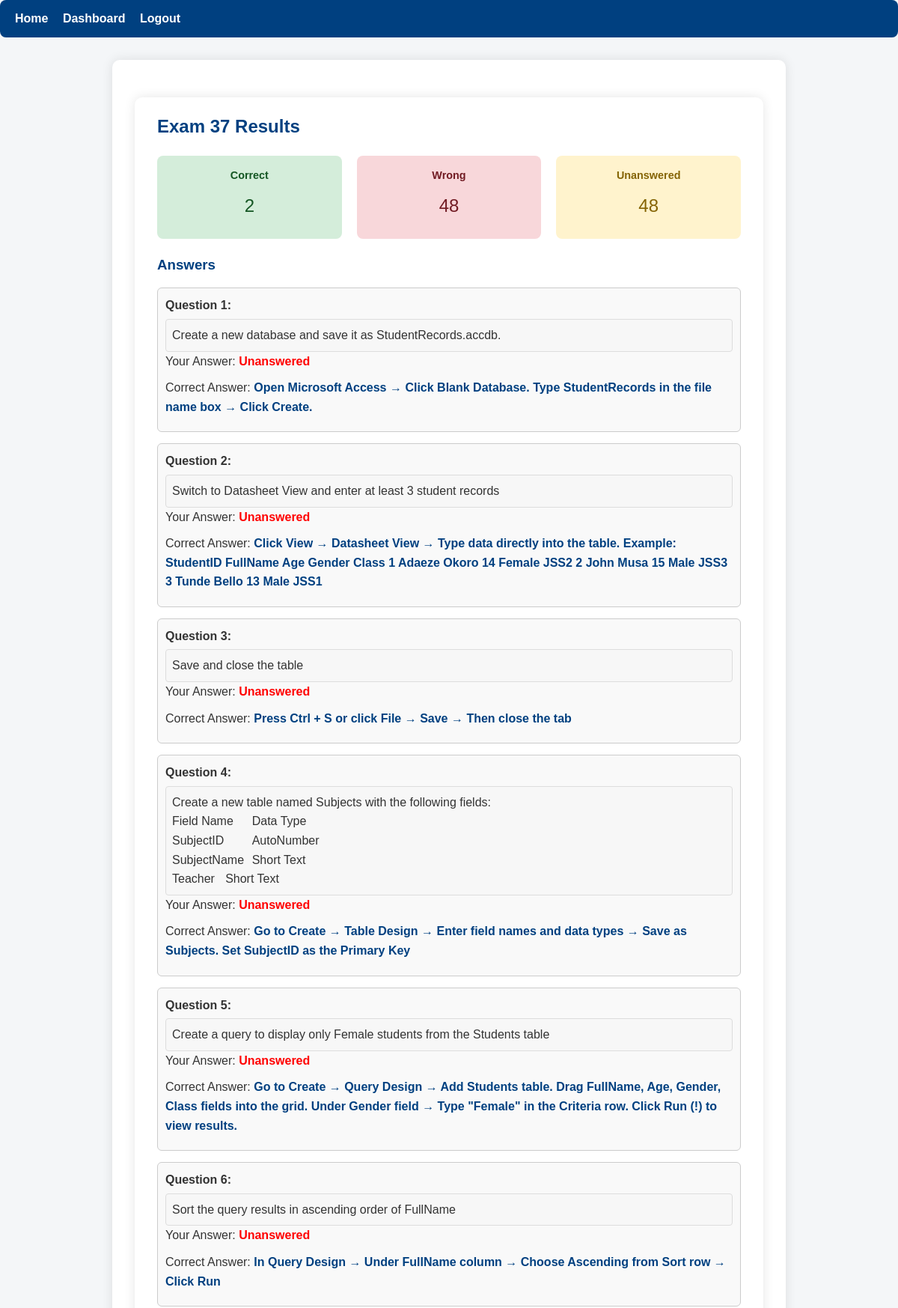
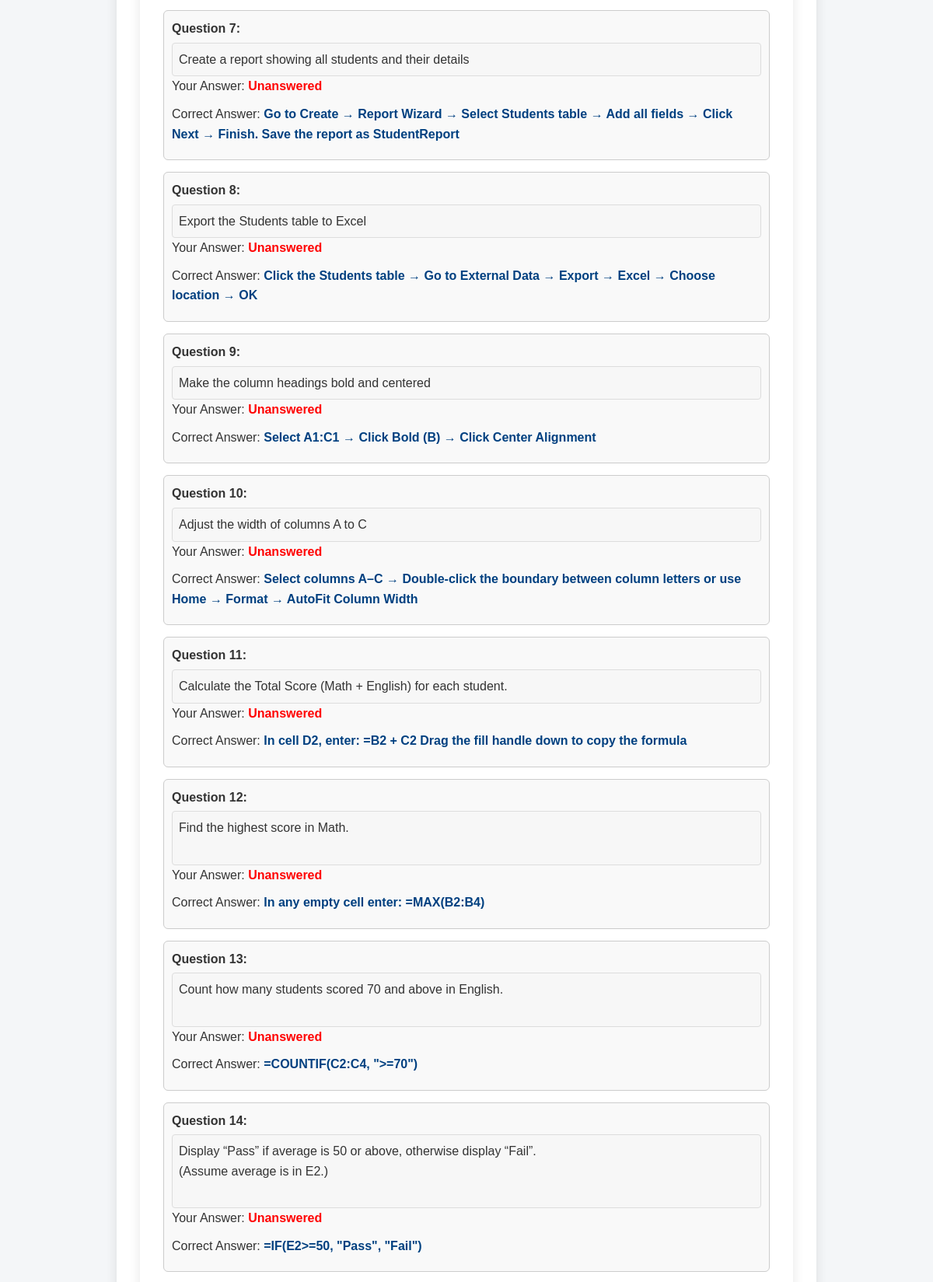
Page /results/37 (signed in, upper part) on the committed database (2 pictures, top to bottom).
### app.py (models this page shows)
class Exam(db.Model):
    __tablename__ = "exams"
    id = db.Column(db.Integer, primary_key=True)
    student_id = db.Column(db.Integer, db.ForeignKey("students.id"), nullable=False)
    start_time = db.Column(db.DateTime, default=datetime.utcnow)
    end_time = db.Column(db.DateTime)
    total_score = db.Column(db.Float, default=0)
    status = db.Column(db.String(20), default="active")
    duration_minutes = db.Column(db.Integer, default=30)
    created_at = db.Column(db.DateTime, default=datetime.utcnow)
    student = db.relationship("Student", backref="exams")

class Question(db.Model):
    __tablename__ = "questions"
    id = db.Column(db.Integer, primary_key=True)
    question_text = db.Column(db.Text, nullable=False)
    model_answer = db.Column(db.Text, nullable=False)
    created_at = db.Column(db.DateTime, default=datetime.utcnow)

### app.py (the view)
@app.route("/results/<int:exam_id>")
@login_required_student
def results_page(exam_id):
    exam = Exam.query.get_or_404(exam_id)
    if exam.student_id != session["student_id"]:
        abort(403)
    answers = ExamAnswer.query.filter_by(exam_id=exam_id).all()
    results = []
    for a in answers:
        q = Question.query.get(a.question_id)
        results.append({
            "question_id": q.id,
            "question_text": q.question_text,
            "student_answer": a.student_answer,
            "correct_answer": q.model_answer,  # use model_answer here
            "is_correct": a.is_correct,
            "score": a.score
        })
    return render_template("results.html", exam=exam, results=results)

### app.py (called while the page is built)
def login_required_student(f):
    @wraps(f)
    def decorated(*args, **kwargs):
        if "student_id" not in session:
            flash("Please log in to continue.", "warning")
            return redirect(url_for("login"))
        return f(*args, **kwargs)
    return decorated

### templates/results.html (shortened to what this page needs)
{% extends "base.html" %}
{% block content %}
<div class="container results-page">
    <h2>Exam {{ exam.id }} Results</h2>
    <div class="summary-container" style="display:flex; gap:20px; margin:20px 0;">
        <div class="summary-box correct-box" style="flex:1; background:#d4edda; color:#155724; padding:15px; border-radius:8px; text-align:center;">
            <p class="summary-title" style="font-weight:bold;">Correct</p>
            <p class="summary-value" style="font-size:24px; margin-top:5px;">
                {{ results|selectattr('is_correct', 'equalto', true)|list|length }}
            </p>
        </div>
        <div class="summary-box wrong-box" style="flex:1; background:#f8d7da; color:#721c24; padding:15px; border-radius:8px; text-align:center;">
            <p class="summary-title" style="font-weight:bold;">Wrong</p>
            <p class="summary-value" style="font-size:24px; margin-top:5px;">
                {{ results|selectattr('is_correct', 'equalto', false)|list|length }}
            </p>
        </div>
        <div class="summary-box unanswered-box" style="flex:1; background:#fff3cd; color:#856404; padding:15px; border-radius:8px; text-align:center;">
            <p class="summary-title" style="font-weight:bold;">Unanswered</p>
            <p class="summary-value" style="font-size:24px; margin-top:5px;">
                {{ results|selectattr('student_answer', 'equalto', '')|list|length }}
            </p>
        </div>
    </div>
    <h3>Answers</h3>
    <ul style="list-style:none; padding-left:0;">
        {% for r in results %}
        <li style="margin-bottom:15px; padding:10px; border-radius:6px; border:1px solid #ccc; background:#f9f9f9;">
            <p style="margin-bottom:5px; font-weight:bold;">Question {{ loop.index }}:</p>
            <pre style="white-space: pre-wrap; font-family:inherit; background:#f7f7f7; padding:8px; border-radius:4px; border:1px solid #ddd;">{{ r.question_text }}</pre>
            <p>Your Answer: <span style="font-weight:bold; color:{{ 'green' if r.is_correct else 'red' }};">{{ r.student_answer if r.student_answer else 'Unanswered' }}</span></p>
            <p>Correct Answer: <span style="font-weight:bold; color:#004080;">{{ r.correct_answer }}</span></p>
        </li>
        {% endfor %}
    </ul>
</div>
{% endblock %}

### static/css/style.css (style rules this page uses)
* { box-sizing: border-box; margin: 0; padding: 0; font-family: Arial, sans-serif; }
body { background-color: #f4f6f8; color: #333; line-height: 1.6; }
.container { max-width: 900px; margin: 30px auto; background-color: #fff; padding: 20px 30px; border-radius: 10px; box-shadow: 0 0 15px rgba(0,0,0,0.1); }
h1, h2, h3 { margin-bottom: 15px; color: #004080; }
p { margin-bottom: 10px; }
ul { list-style-type: none; margin: 10px 0; padding-left: 0; }
ul li { background-color: #e7f0ff; padding: 10px; margin-bottom: 8px; border-radius: 6px; }
.correct-box { background-color: #28a745; }
.wrong-box { background-color: #dc3545; }
.unanswered-box { background-color: #6c757d; }
.summary-title { font-size: 0.9rem; }
.summary-value { font-size: 1.5rem; margin-top:5px; }

### rows in the picture
Exam: id "37"
Question: question_text "Create a new database and save it as StudentRecords.accdb.", correct_answer "Open Microsoft Access → Click Blank Database. Type StudentRecords in the file name box → Click Create."
Question: question_text "Switch to Datasheet View and enter at least 3 student records", correct_answer "Click View → Datasheet View → Type data directly into the table. Example: StudentID FullName Age Gender Class 1 Adaeze Okoro 14 Female JSS2 2 John Musa 15 Male JSS3 3 Tunde Bello 13 Male JSS1"
Question: question_text "Save and close the table", correct_answer "Press Ctrl + S or click File → Save → Then close the tab"
Question: question_text "Create a new table named Subjects with the following fields: Field Name Data Type SubjectID AutoNumber SubjectName Short Text Teacher Short Text", correct_answer "Go to Create → Table Design → Enter field names and data types → Save as Subjects. Set SubjectID as the Primary Key"
Question: question_text "Create a query to display only Female students from the Students table", correct_answer "Go to Create → Query Design → Add Students table. Drag FullName, Age, Gender, Class fields into the grid. Under Gender field → Type \"Female\" in the Criteria row. Click Run (!) to view results."
Question: question_text "Sort the query results in ascending order of FullName", correct_answer "In Query Design → Under FullName column → Choose Ascending from Sort row → Click Run"
Question: question_text "Create a report showing all students and their details", correct_answer "Go to Create → Report Wizard → Select Students table → Add all fields → Click Next → Finish. Save the report as StudentReport"
Question: question_text "Export the Students table to Excel", correct_answer "Click the Students table → Go to External Data → Export → Excel → Choose location → OK"
Question: question_text "Make the column headings bold and centered", correct_answer "Select A1:C1 → Click Bold (B) → Click Center Alignment"
Question: question_text "Adjust the width of columns A to C", correct_answer "Select columns A–C → Double-click the boundary between column letters or use Home → Format → AutoFit Column Width"
Question: question_text "Calculate the Total Score (Math + English) for each student.", correct_answer "In cell D2, enter: =B2 + C2 Drag the fill handle down to copy the formula"
Question: question_text "Find the highest score in Math.", correct_answer "In any empty cell enter: =MAX(B2:B4)"
Question: question_text "Count how many students scored 70 and above in English.", correct_answer "=COUNTIF(C2:C4, \">=70\")"
Question: question_text "Display “Pass” if average is 50 or above, otherwise display “Fail”. (Assume average is in E2.)", correct_answer "=IF(E2>=50, \"Pass\", \"Fail\")"

### other values in the picture
{{ results|selectattr('is_correct', 'equalto', true)|list|length }} "2"
{{ results|selectattr('is_correct', 'equalto', false)|list|length }} "48"
{{ results|selectattr('student_answer', 'equalto', '')|list|length }} "48"
{{ r.student_answer if r.student_answer else 'Unanswered' }} "Unanswered" "Unanswered" "Unanswered" "Unanswered" "Unanswered" "Unanswered" "Unanswered" "Unanswered" "Unanswered" "Unanswered" "Unanswered" "Unanswered" "Unanswered" "Unanswered"
